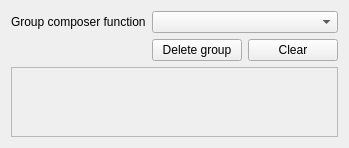
<?xml version="1.0" encoding="UTF-8"?>
<ui version="4.0">
 <class>LayerGroupEntry</class>
 <widget class="QWidget" name="LayerGroupEntry">
  <property name="geometry">
   <rect>
    <x>0</x>
    <y>0</y>
    <width>349</width>
    <height>144</height>
   </rect>
  </property>
  <property name="sizePolicy">
   <sizepolicy hsizetype="Preferred" vsizetype="Preferred">
    <horstretch>0</horstretch>
    <verstretch>0</verstretch>
   </sizepolicy>
  </property>
  <layout class="QGridLayout" name="gridLayout">
   <item row="1" column="1">
    <widget class="QPushButton" name="remove">
     <property name="text">
      <string>Delete group</string>
     </property>
    </widget>
   </item>
   <item row="1" column="2">
    <widget class="QPushButton" name="clear">
     <property name="text">
      <string>Clear</string>
     </property>
    </widget>
   </item>
   <item row="3" column="0" colspan="3">
    <widget class="QScrollArea" name="scrollArea">
     <property name="sizePolicy">
      <sizepolicy hsizetype="Minimum" vsizetype="Expanding">
       <horstretch>0</horstretch>
       <verstretch>0</verstretch>
      </sizepolicy>
     </property>
     <property name="widgetResizable">
      <bool>true</bool>
     </property>
     <widget class="QWidget" name="layers">
      <property name="geometry">
       <rect>
        <x>0</x>
        <y>0</y>
        <width>329</width>
        <height>68</height>
       </rect>
      </property>
      <property name="sizePolicy">
       <sizepolicy hsizetype="Preferred" vsizetype="Preferred">
        <horstretch>0</horstretch>
        <verstretch>0</verstretch>
       </sizepolicy>
      </property>
     </widget>
    </widget>
   </item>
   <item row="0" column="0">
    <widget class="QLabel" name="label">
     <property name="text">
      <string>Group composer function</string>
     </property>
    </widget>
   </item>
   <item row="0" column="1" colspan="2">
    <widget class="QComboBox" name="composer_fn"/>
   </item>
   <item row="1" column="0">
    <widget class="EffectList" name="effect_list" native="true"/>
   </item>
  </layout>
 </widget>
 <customwidgets>
  <customwidget>
   <class>EffectList</class>
   <extends>QWidget</extends>
   <header location="global">EffectList.h</header>
   <container>1</container>
  </customwidget>
 </customwidgets>
 <resources/>
 <connections/>
</ui>
